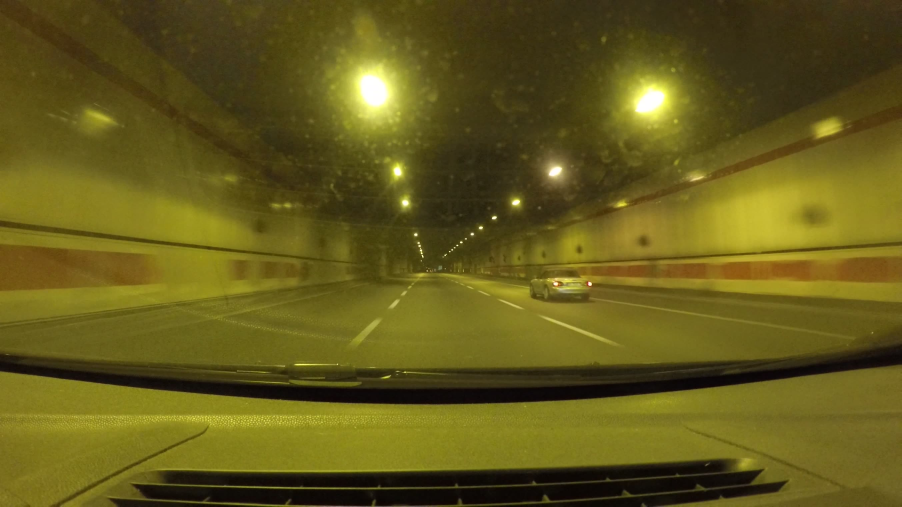
#> input picture image4-2.jpeg, 2704 x 1520 px (shown at 1/3 size)
$ python linesFromPic.py   (Python 2 division)
#> lines starting #> are read from the running program, lines starting #| are printed output that depends on the picture; long printed decimals are rounded
#!usr/bin/env python

import cv2
import numpy as np
from math import *
import matplotlib.pyplot as plt
import Tkinter as tk
root = tk.Tk()


font = cv2.FONT_HERSHEY_SIMPLEX
# Define ROI
x1 = 0; y1 = 0; x2 = 2900; y2 = 1050

xStreet1 = 0; yStreet1 = 700; xF = 2600; yF = 1050

img = cv2.imread('image4-2.jpeg')
#> img is the input picture: shape (1520, 2704, 3); mean B, G, R 26.8, 90.8, 100.3
img1 = img[yStreet1:yF, xStreet1:xF]
imgL = img[yStreet1:yF, xStreet1:xF/2]
imgR = img[yStreet1:yF, xF/2:xF]
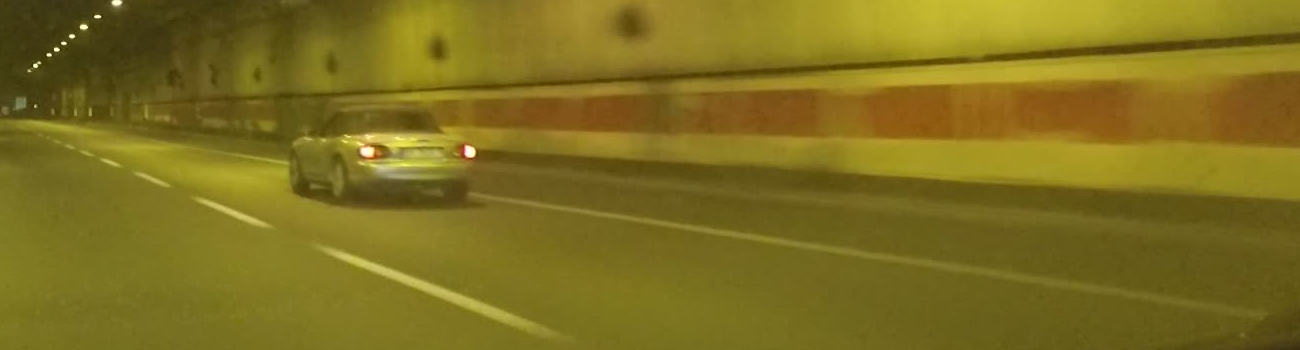
#> imgR: shape (350, 1300, 3); mean B, G, R 30.6, 111.3, 126.1
#img1 = img
gray = cv2.cvtColor(img,cv2.COLOR_BGR2GRAY)
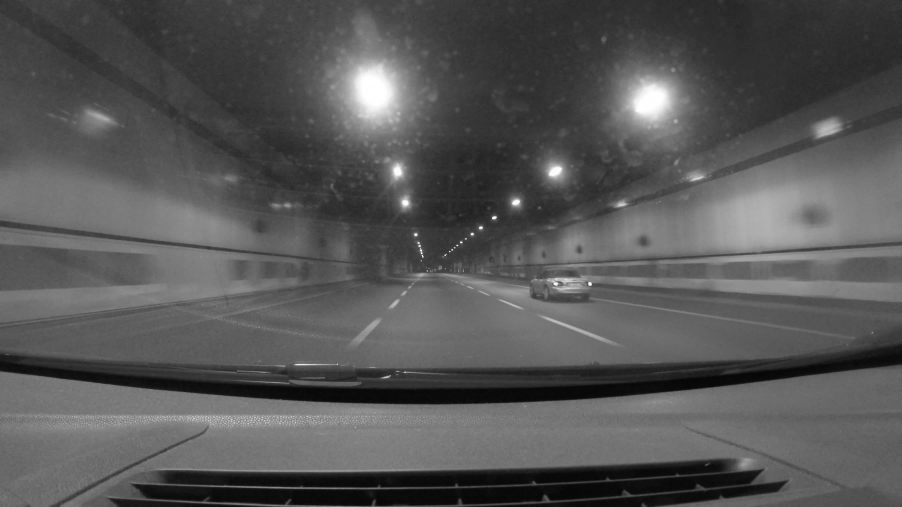
#> gray: shape (1520, 2704) (shown at 1/3 size); min 3, max 255, mean 86.3
grayR = cv2.cvtColor(imgR,cv2.COLOR_BGR2GRAY)
grayL = cv2.cvtColor(imgL,cv2.COLOR_BGR2GRAY)
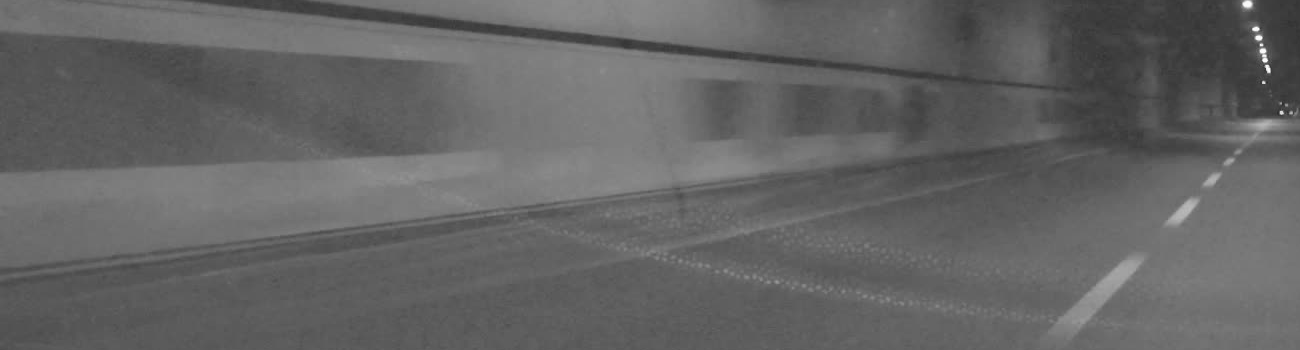
#> grayL: shape (350, 1300); min 45, max 250, mean 99.8


vehicle_classifier = cv2.CascadeClassifier('cars2.xml')
vehicles = vehicle_classifier.detectMultiScale(gray, 1.1, 2, minSize=(100,100))
#> vehicles = [[655, 730, 119, 119], [1611, 764, 202, 202]]
print 'Vehicles detected: %d' % (len(vehicles))
#| Vehicles detected: 2

for (x,y,w,h) in vehicles:
	#cv.CaptureFromFile( '/home/mhughes/sintel_trailer-480p.mp4' )
	cv2.rectangle(img, (x,y), (x+w, y+h),(255,0,0),4)
#> this loop made 2 passes

cv2.imwrite('cars.jpg',cv2.cvtColor(img, cv2.COLOR_BGR2RGB))
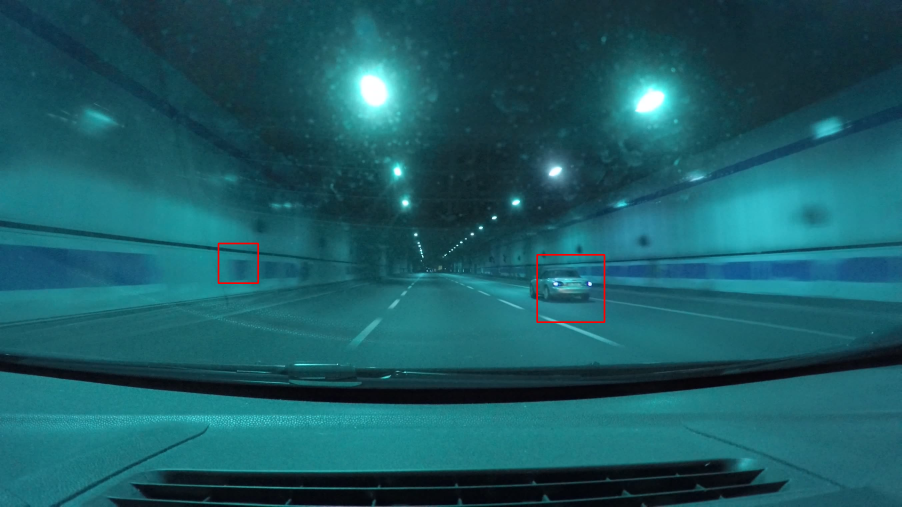
#> saved as cars.jpg: shape (1520, 2704, 3) (shown at 1/3 size); mean B, G, R 100.1, 90.6, 27.1


edgesL = cv2.Canny(grayL,22,66,apertureSize = 3)
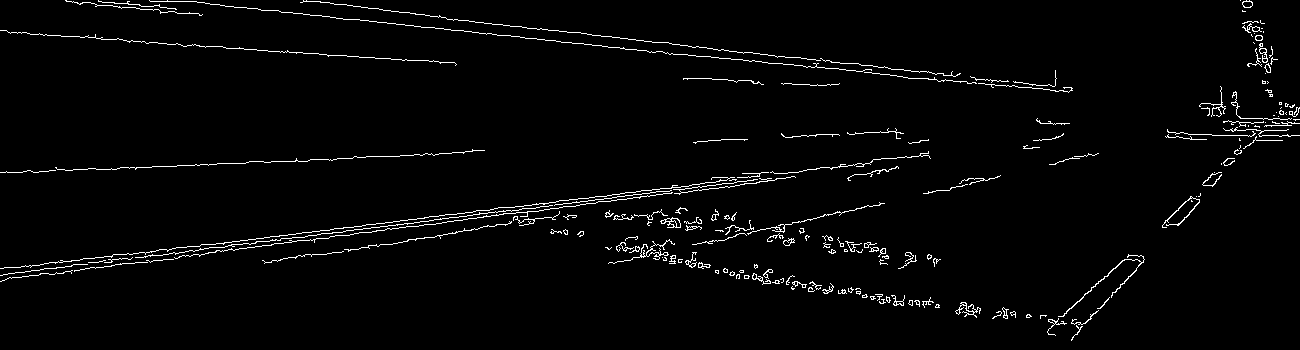
#> edgesL: shape (350, 1300); 2.4% white in thin lines or dots
edges = cv2.Canny(gray,22,66,apertureSize = 3)
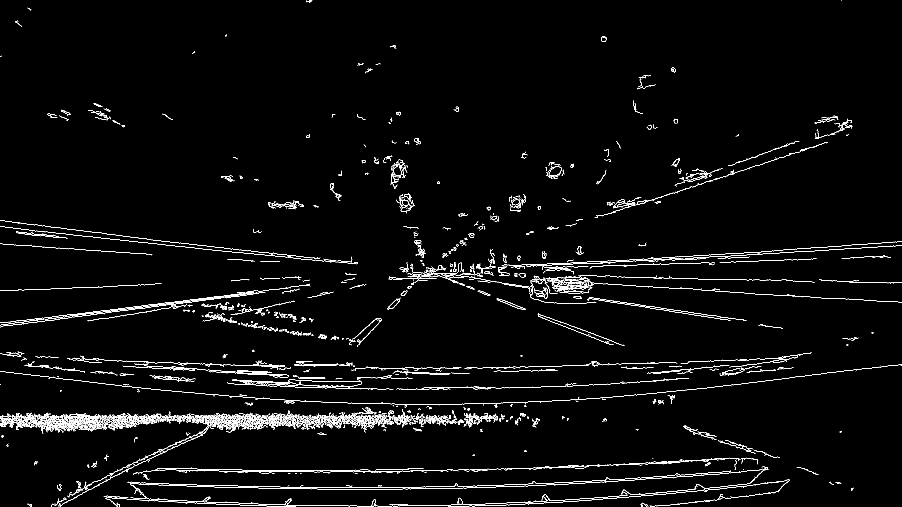
#> edges: shape (1520, 2704) (shown at 1/3 size); 2% white in thin lines or dots
edgesR = cv2.Canny(grayR,22,66,apertureSize = 3)
#> edgesR: shape (350, 1300); 2.8% white in thin lines or dots
#cv2.imwrite('grey.jpg',gray)
cv2.imwrite('edgesR.jpg',edgesR)
cv2.imwrite('edgesL.jpg',edgesL)
cv2.rectangle(img, (x1,y1), (xF,yF), (255,255,0), thickness=3, lineType=8, shift=0)
cv2.rectangle(img, (xStreet1,yStreet1), (xF/2,yF), (255,100,255), thickness=4, lineType=8, shift=0)
cv2.rectangle(img, (xF/2,yStreet1), (xF,yF), (255,255,100), thickness=4, lineType=8, shift=0)

linesL = cv2.HoughLines(edgesL,1,pi/180,100)
#> linesL = 74 rows, first 8: [-18, 1.68], [267, 1.45], [271, 1.45], [31, 1.64], [280, 1.43], [278, 1.43], [274, 1.45], [-37, 1.69]
for rho,theta in linesL[0]:
	angl =  theta*180/pi
	print angl, " L "
	a = cos(theta)
	b = sin(theta)
	x0 = a*rho
	y0 = b*rho
	x1 = int(x0 + 1000*(-b))
	y1 = int(y0 + 1000*(a))
	x2 = int(x0 - 1000*(-b))
	y2 = int(y0 - 1000*(a))
	#cv2.line(img1,(x1,y1),(x2,y2),(100,255,255),2)
	if (angl >= 40) and (angl <= 50):
		a = cos(theta)
		b = sin(theta)
		x0 = a*rho
		y0 = b*rho
		x1 = int(x0 + 1000*(-b))
		y1 = int(y0 + 1000*(a))
		x2 = int(x0 - 1000*(-b))
		y2 = int(y0 - 1000*(a))
		cv2.line(img1,(x1,y1),(x2,y2),(0,0,255),5)
		print "Found seconda corsia"
	if (angl >= 75) and (angl <= 78):
		a = cos(theta)
		b = sin(theta)
		x0 = a*rho
		y0 = b*rho
		x1 = int(x0 + 1000*(-b))
		y1 = int(y0 + 1000*(a))
		x2 = int(x0 - 1000*(-b))
		y2 = int(y0 - 1000*(a))
		cv2.line(img1,(x1,y1),(x2,y2),(0,255,0),5)
		print "Found prima corsia"
#> this loop made 1 pass
#> (rho, theta, angl) on pass 1: (-18, 1.68, 96)
#| 96.000  L
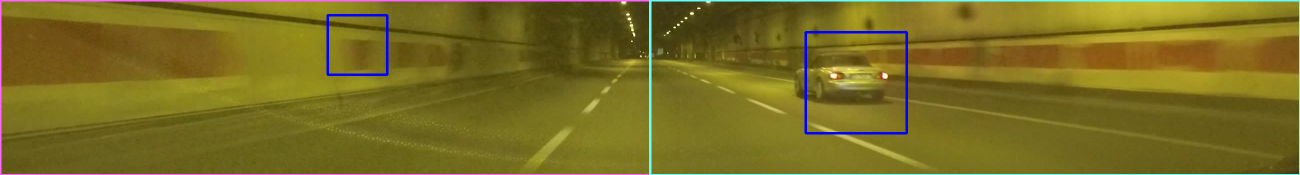
#> img1: shape (350, 2600, 3) (shown at 1/2 size); mean B, G, R 34.3, 109, 121.1

linesR = cv2.HoughLines(edgesR,1,pi/180,105)
#> linesR = 118 rows, first 8: [113, 1.52], [119, 1.73], [116, 1.54], [123, 1.5], [113, 1.64], [123, 1.59], [109, 1.52], [141, 1.48]
for rho,theta in linesR[0]:
	angl =  theta*180/pi
	#print angl, " R "
	a = cos(theta)
	b = sin(theta)
	x0 = a*rho
	y0 = b*rho
	x1 = int(x0 + 1000*(-b))
	y1 = int(y0 + 1000*(a))
	x2 = int(x0 - 1000*(-b))
	y2 = int(y0 - 1000*(a))
	#cv2.line(img1,(x1,y1),(xF,y2),(100,255,255),2)
	if (angl >= 110) and (angl <= 115):
		a = cos(theta)
		b = sin(theta)
		x0 = a*rho
		y0 = b*rho
		x1 = int(x0 + 1000*(-b))
		y1 = int(y0 + 1000*(a))
		x2 = int(x0 - 1000*(-b))
		y2 = int(y0 - 1000*(a))
		cv2.line(img1,(x1+xF/2,y1),(x2+xF/2,y2),(0,0,255),5)
		print "Found seconda corsia"
	if (angl >= 102) and (angl <= 105):
		a = cos(theta)
		b = sin(theta)
		x0 = a*rho
		y0 = b*rho
		x1 = int(x0 + 1000*(-b))
		y1 = int(y0 + 1000*(a))
		x2 = int(x0 - 1000*(-b))
		y2 = int(y0 - 1000*(a))
		cv2.line(img1,(x1+xF/2,y1),(x2+xF/2,y2),(255,0,255),5)
		print "found terza corsia"
#> this loop made 1 pass
#> (rho, theta, angl) on pass 1: (113, 1.52, 87)


cv2.imwrite('houghlines3.jpg',img)

x = root.winfo_pointerx()
y = root.winfo_pointery()
print x, "  ", y
#| <module 'Tkinter.Tk_.winfo_pointerx_' from None>    <module 'Tkinter.Tk_.winfo_pointery_' from None>
